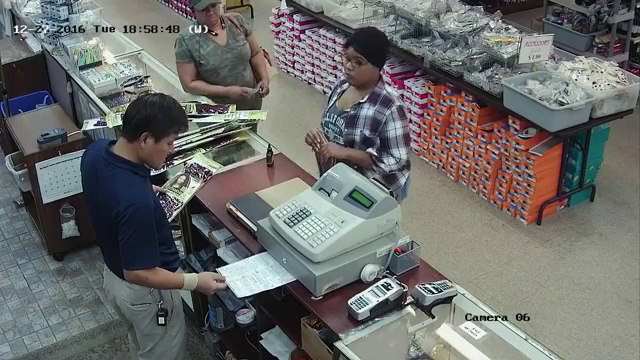
#> input picture frame 50 of evans1.mp4, 640 x 360 px, given in place of 2.MP4, which was not available
$ python '轨迹.py'
#> lines starting #> are read from the running program, lines starting #| are printed output that depends on the picture; pictures that were not available may be replaced by others from this repository, and a replacement may not be noted
# -*- coding: utf-8 -*-
"""
Created on Sun May 27 19:19:08 2018

@author: Administrator
"""

import cv2 as cv
import numpy as np
cap = cv.VideoCapture("2.MP4")
ret, frame1 = cap.read()
#> frame1 is the input picture: shape (360, 640, 3); mean B, G, R 106.4, 108.6, 107.9
prvs = cv.cvtColor(frame1,cv.COLOR_BGR2GRAY)
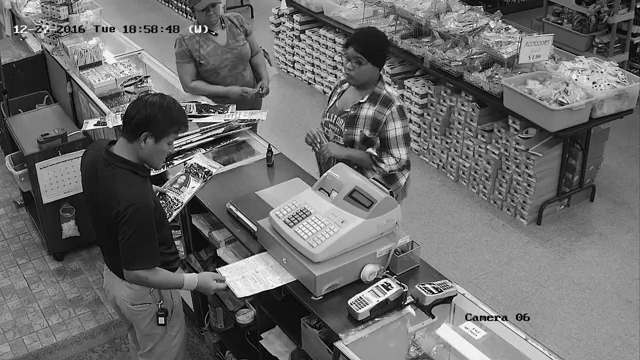
#> prvs: shape (360, 640); min 0, max 255, mean 108.1
hsv = np.zeros_like(frame1)
hsv[...,1] = 255
while(1):
    ret, frame2 = cap.read()
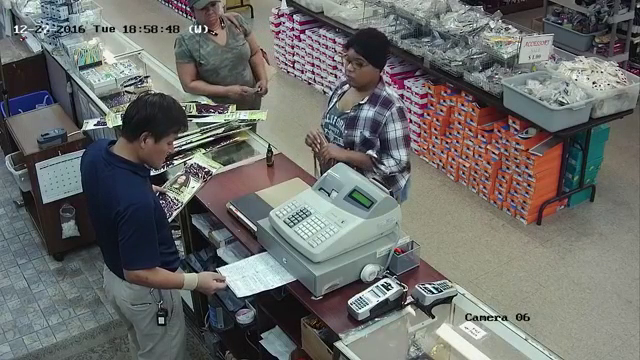
#> input picture frame 51 of evans1.mp4, 640 x 360 px, given in place of 2.MP4, which was not available
#> frame2 is the input picture: shape (360, 640, 3); mean B, G, R 106.4, 108.7, 107.9
    next = cv.cvtColor(frame2,cv.COLOR_BGR2GRAY)
    flow = cv.calcOpticalFlowFarneback(prvs,next, None, 0.5, 3, 15, 3, 5, 1.2, 0)
    mag, ang = cv.cartToPolar(flow[...,0], flow[...,1])
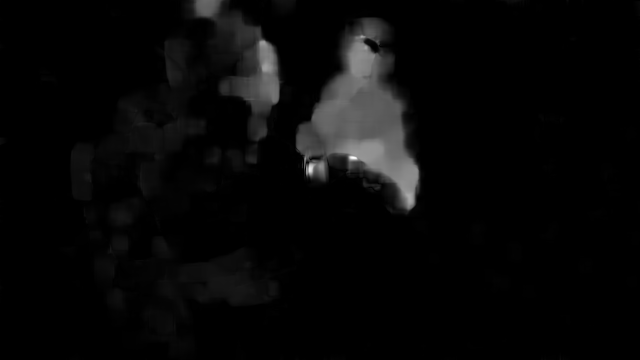
#> mag: shape (360, 640) float32; min 8.69e-09, max 3.52, mean 0.112; drawn with min black and max white
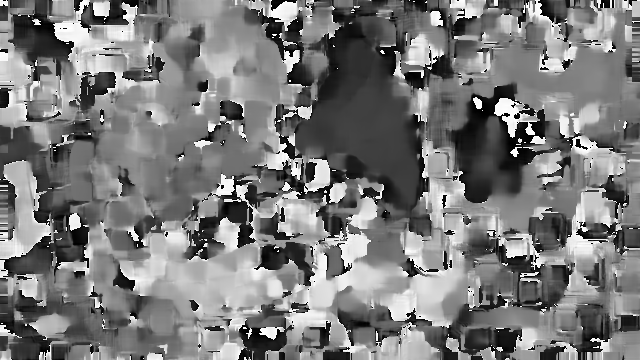
#> ang: shape (360, 640) float32; min 1.52e-05, max 6.28, mean 3.02; drawn with min black and max white
    hsv[...,0] = ang*180/np.pi/2
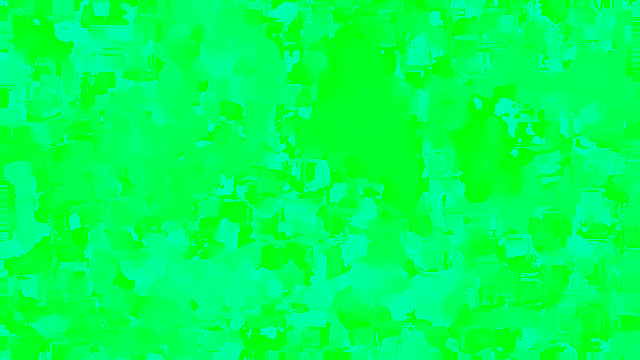
#> hsv: shape (360, 640, 3); mean of channels 0, 1, 2 85.9, 255, 0; drawn as B, G, R
    hsv[...,2] = cv.normalize(mag,None,0,255,cv.NORM_MINMAX)
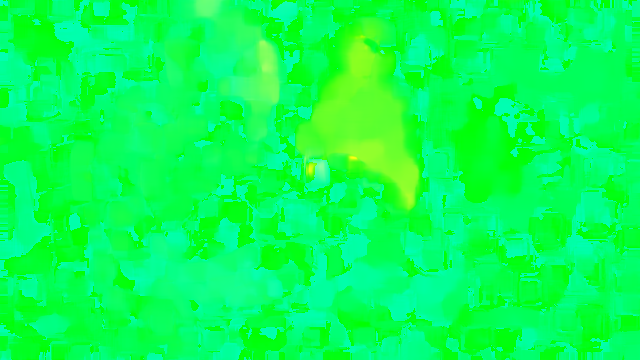
#> hsv: shape (360, 640, 3); mean of channels 0, 1, 2 85.9, 255, 7.9; drawn as B, G, R
    bgr = cv.cvtColor(hsv,cv.COLOR_HSV2BGR)
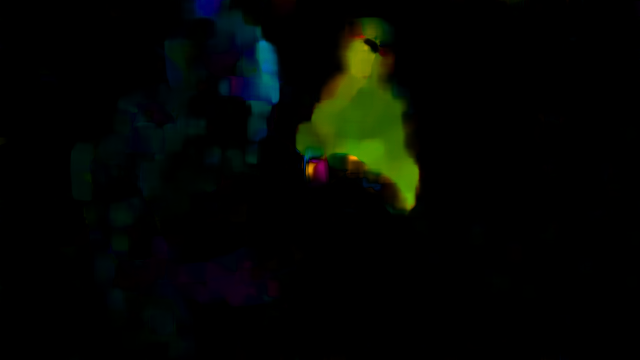
#> bgr: shape (360, 640, 3); mean B, G, R 2.5, 6.4, 3.6
    cv.imshow('frame2',bgr)
    k = cv.waitKey(30) & 0xff
#> (key Esc is pressed here)
    if k == 27:
        break
    elif k == ord('s'):
        cv.imwrite('opticalfb.png',frame2)
        cv.imwrite('opticalhsv.png',bgr)
    prvs = next
cap.release()
cv.destroyAllWindows()

$ run again, starting later in the video
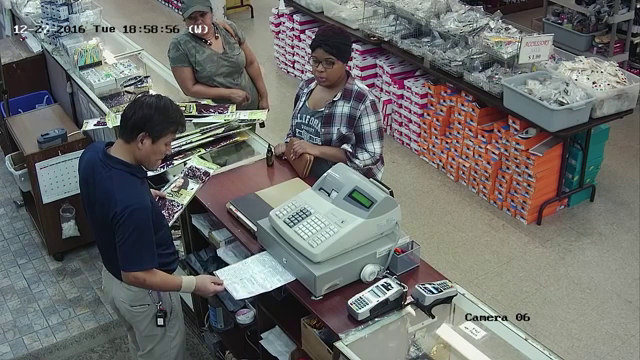
#> input picture frame 227 of evans1.mp4, 640 x 360 px, given in place of 2.MP4, which was not available
#> frame1 is the input picture: shape (360, 640, 3); mean B, G, R 106.1, 108.6, 107.9
#> `hsv[...,2] = cv.normalize(mag,None,0,255,cv.NORM_MINMAX)`:
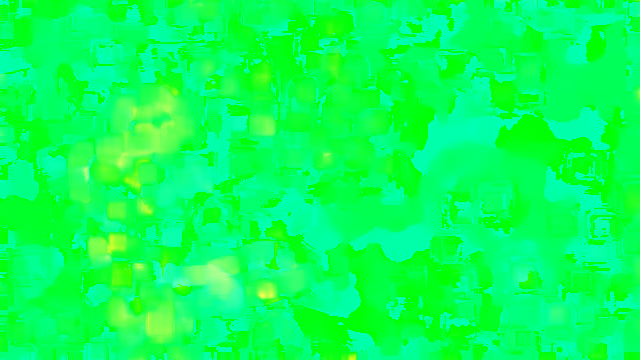
#> hsv: shape (360, 640, 3); mean of channels 0, 1, 2 89.1, 255, 8; drawn as B, G, R
#> `bgr = cv.cvtColor(hsv,cv.COLOR_HSV2BGR)`:
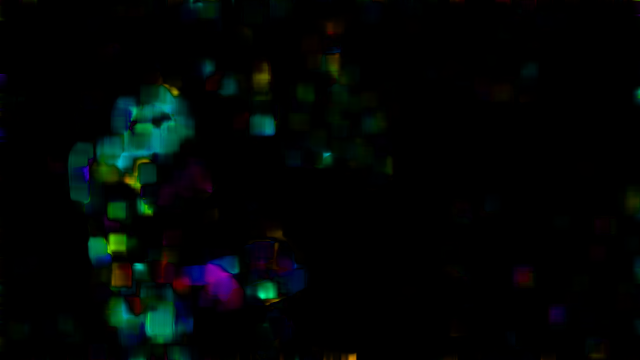
#> bgr: shape (360, 640, 3); mean B, G, R 4.9, 5.8, 1.8

$ run again, starting later in the video
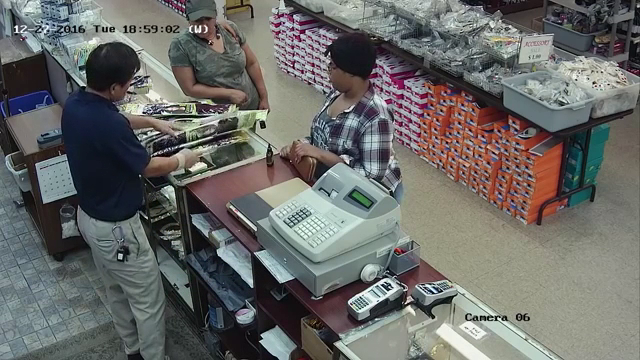
#> input picture frame 404 of evans1.mp4, 640 x 360 px, given in place of 2.MP4, which was not available
#> frame1 is the input picture: shape (360, 640, 3); mean B, G, R 103.7, 106.3, 105.8
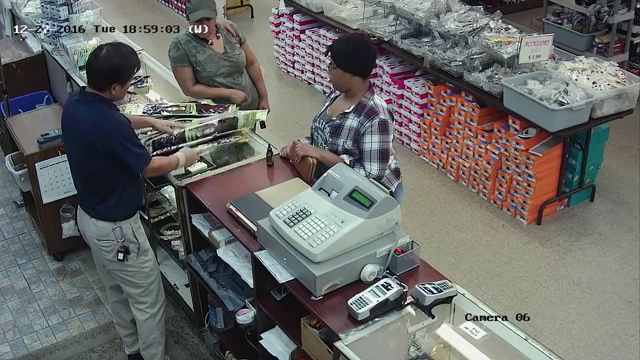
#> input picture frame 405 of evans1.mp4, 640 x 360 px, given in place of 2.MP4, which was not available
#> frame2 is the input picture: shape (360, 640, 3); mean B, G, R 103.8, 106.3, 105.9
#> `bgr = cv.cvtColor(hsv,cv.COLOR_HSV2BGR)`:
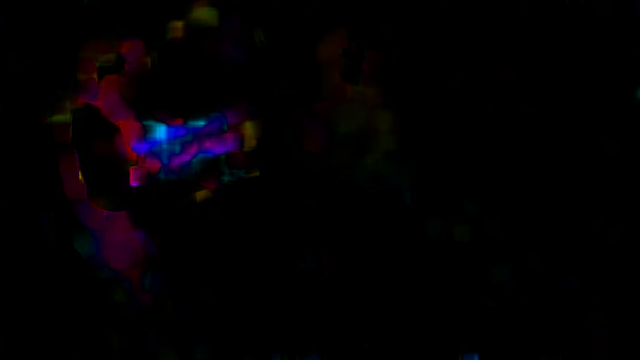
#> bgr: shape (360, 640, 3); mean B, G, R 3.1, 1, 3
